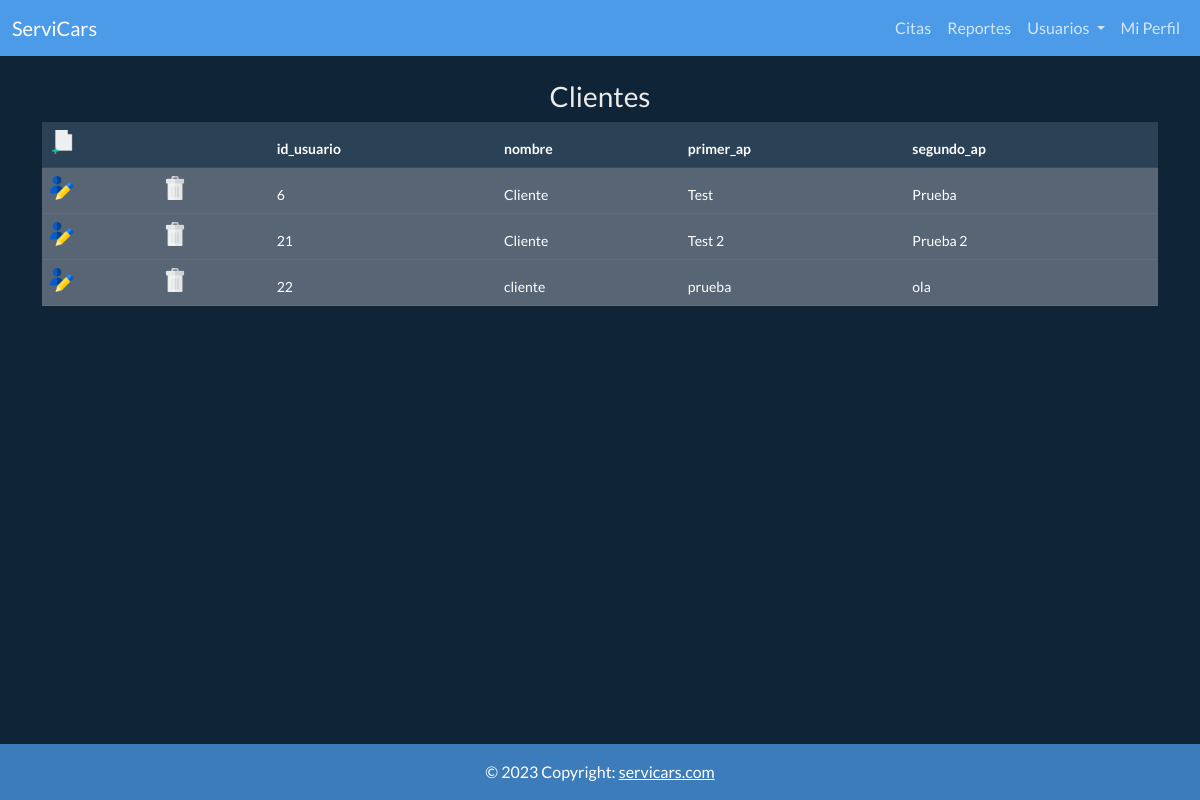
The app's page /admin/usuarios.php, older data.
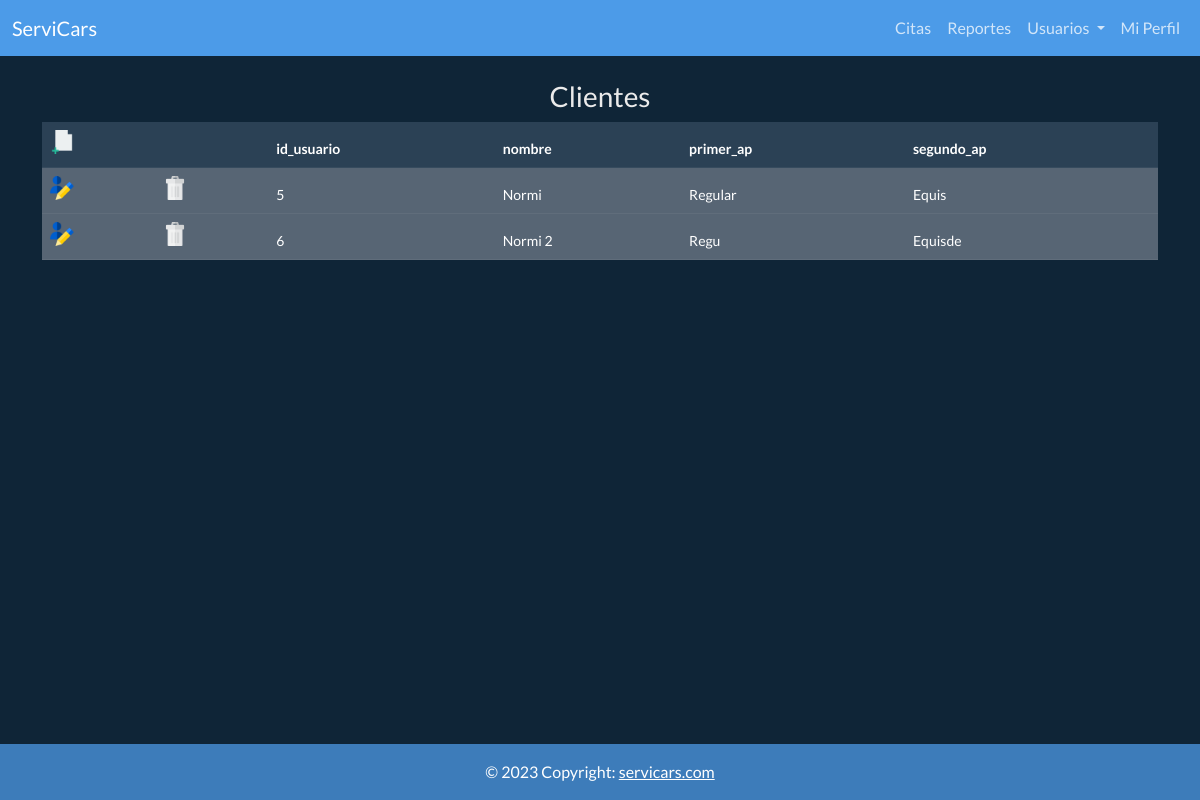
The same page, newer data.
### tables this page shows
CREATE TABLE `usuario_cat` (
  `id_usuario` int(11) NOT NULL,
  `nombre` varchar(200) NOT NULL,
  `primer_ap` varchar(200) NOT NULL,
  `segundo_ap` varchar(200) NOT NULL,
  `correo` varchar(200) NOT NULL,
  `contrasena` varchar(200) NOT NULL,
  `rol_fk` int(11) NOT NULL DEFAULT 1,
  `datos_fis_fk` int(11) DEFAULT NULL,
  `herramienta_fk` int(11) DEFAULT NULL
);

### class/classBD.php (called while the page is built, shortened)
<?php
class datosBase
{
    var $conexion;
    var $bloqueRegistros;
    function conecta()
    {
        $this->conexion = mysqli_connect("localhost", "root", "", "serviciomecanico");
    }
    function consulta($p_sql)
    {
        $this->bloqueRegistros = mysqli_query($this->conexion, $p_sql);
        if (strpos(strtoupper($p_sql), "INSERT") !== false);
        else
        if (strpos(strtoupper($p_sql), "SELECT") !== false) {
            $this->numeRegistros = mysqli_num_rows($this->bloqueRegistros);
            $this->numeColumnas = mysqli_num_fields($this->bloqueRegistros);
        }
    }
    function getRecord()
    {
        return mysqli_fetch_array($this->bloqueRegistros);
    }
}

### class/classUsuarios.php (the view, shortened to what this page needs)
<?php
include "classBD.php";
class Usuarios extends datosBase
{
    function lista()
    {
        $this->consulta("SELECT id_usuario, nombre, primer_ap, segundo_ap FROM usuario_cat WHERE rol_fk =1");
        $html = '<table class="table table-hover table-striped table-secondary">';
        $html .= '<thead><tr class="table-dark">
                            <td colspan="2">
                                <form method="post" action="usuarios.php">
                                <input type="image" src ="../img/edit.webp" width="24px" />
                                <input type="hidden" name="accion" value="formNew"/>
                                </form>
                            </td>';
        for ($col = 0; $col < $this->numeColumnas; $col++) {
            $html .= '<th>' . $this->nombColumnas[$col]->name . '</th>';
        }
        $html .= '</tr>';
        for ($ren = 0; $ren < $this->numeRegistros; $ren++) {
            $html .= '<tr>';
            $datos = $this->getRecord();
            $html .= '<td>
                        <form method="post" action="../admin/usuarios.php">
                        <input type="image" src="../img/user.webp" width="24px" />
                        <input type="hidden" name="id" value=' . $datos[0] . ' />
                        <input type="hidden" name="accion" value="formEdit"/>
                        </form>
                    </td>
                    <td>
                        <form method="post" action="../admin/usuarios.php" onsubmit="return confirm(\'Estas seguro?\')">
                        <input type="image" src="../img/garbage.webp" width="24px"
                        />
                        <input type="hidden" name="id" value=' . $datos[0] . '  />
                        <input type="hidden" name="accion" value="borrar"/>
                        </form>
                    </td>';
            for ($col = 0; $col < $this->numeColumnas; $col++) {
                $html .= '<td>' . $datos[$col] . '</td>';
            }
            $html .= '</tr>';
        }
        $html .= '</table>';
        return $html;
    }
}

Row changes from the older to the newer data that the page shows:
removed usuario_cat: id_usuario "21", nombre "Cliente", primer_ap "Test 2", segundo_ap "Prueba 2"
removed usuario_cat: id_usuario "22", nombre "cliente", primer_ap "prueba", segundo_ap "ola"
added usuario_cat: id_usuario "5", nombre "Normi", primer_ap "Regular", segundo_ap "Equis"
Text that changed along with them:
new list line: "Normi 2"
new list line: "Regu"
new list line: "Equisde"
list line gone: "Cliente"
list line gone: "Test"
list line gone: "Prueba"
